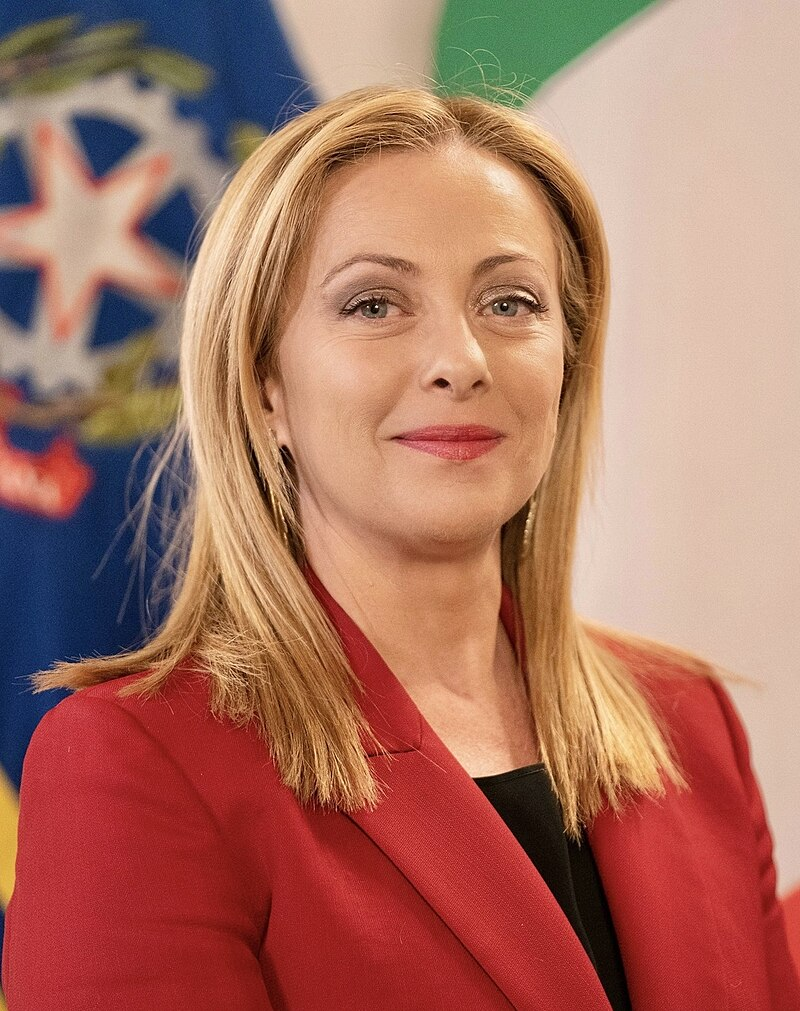
#> input picture pythonProject/meloni.jpg, 800 x 1011 px, given in place of the camera
$ python day.py
#> lines starting #> are read from the running program, lines starting #| are printed output that depends on the picture
import cv2
import numpy as np

framewidth = 640
frameheight = 480
cap = cv2.VideoCapture(0)
cap.set(3, framewidth)
cap.set(4, frameheight)
def empty(x):
    pass
cv2.namedWindow("parameters")
cv2.createTrackbar("threshold1","parameters",100,255,empty)
cv2.createTrackbar("threshold2","parameters",200,255,empty)

def get_contours(img_dilate,img_contours):
    contours,heirarchy=cv2.findContours(img_dilate,cv2.RETR_EXTERNAL,CV)
    for cnt in contours:
        area_min = cv2.contourArea(cnt)
        cv2.drawContours(img_contours, cnt, -1, (0, 255, 0), 3)
        peri = cv2.arcLength(cnt, True)
        approx = cv2.approxPolyDP(cnt, 0.02 * peri, True)
        x, y, w, h = cv2.boundingRect(approx)
        cv2.rectangle(img_contours, (x, y), (x + w, y + h), (255, 0, 255), 3)
        cv2.putText(img_contours, "Points" + str(len(approx)), (x, y), (x + w, y + h), cv2.FONT_HERSHEY_COMPLEX, 0.7,
              (255, 0, 255), 2, 0)
        cv2.putText(img_contours, 'Area:' + str(int(area_min)), (x + w + 45, y + h + 45), cv2.FONT_HERSHEY_COMPLEX, 0.7,
                    (0, 0, 255), 2, 0)


while True:
    ret, img = cap.read()
#> img is the input picture: shape (1011, 800, 3); mean B, G, R 98.5, 114.5, 169.8
    img_contours=img.copy()
    img_blur = cv2.GaussianBlur(img, (7, 7), 6)
    img_grey = cv2.cvtColor(img, cv2.COLOR_BGR2GRAY)
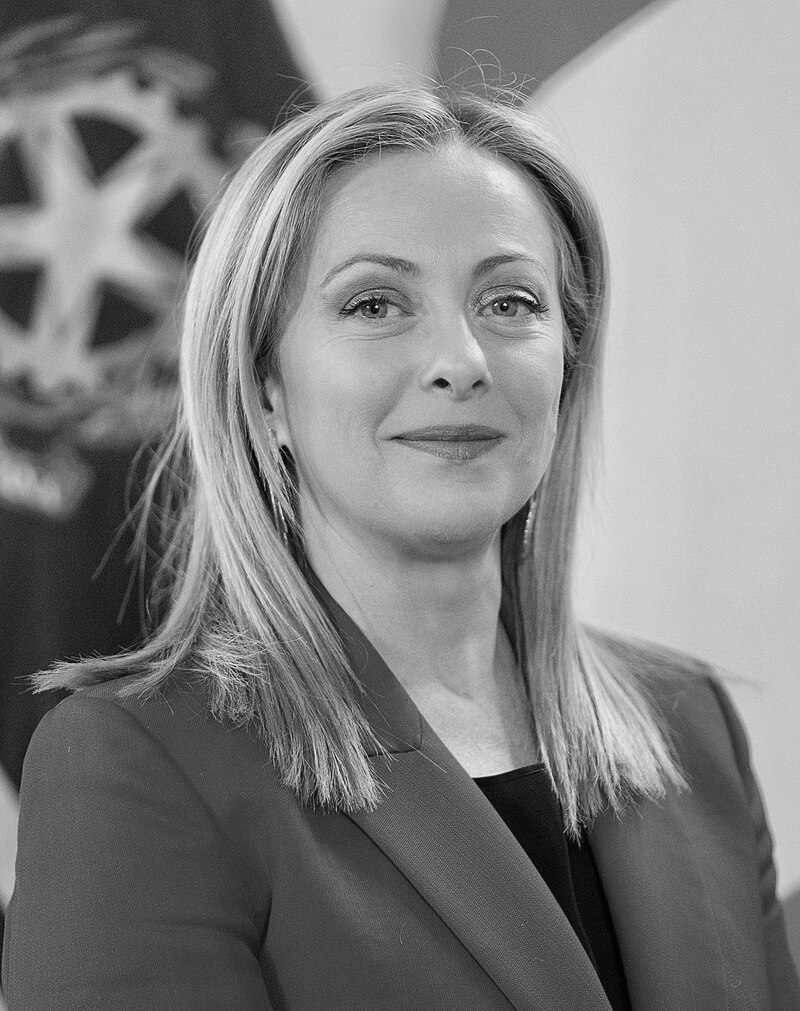
#> img_grey: shape (1011, 800); min 0, max 251, mean 129.2
    t1=cv2.getTrackbarPos("threshold1","parameters")
    t2 = cv2.getTrackbarPos("threshold2", "parameters")
    img_canny = cv2.Canny(img_grey, 100, 200)
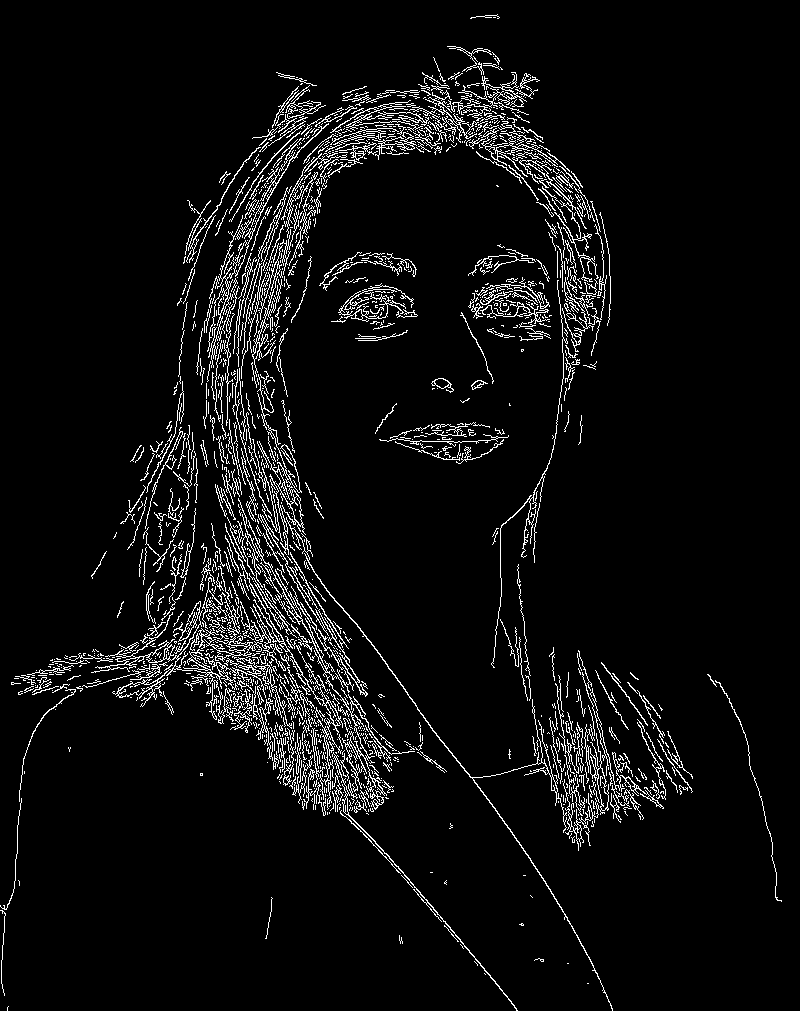
#> img_canny: shape (1011, 800); 5.6% white in thin lines or dots
    # cv2.imshow("Blur_Image", img_blur)
    # cv2.imshow("Image", img)
    # output = np.hstack([img, img_blur, img_grey])
    output = np.hstack([img_grey, img_canny])
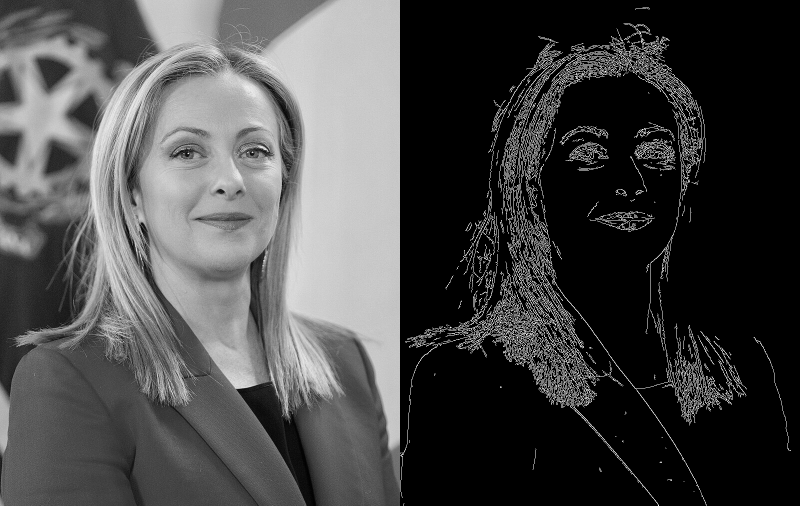
#> output: shape (1011, 1600) (shown at 1/2 size); min 0, max 255, mean 71.7
    cv2.imshow("Output", output)
    if cv2.waitKey(1) == ord("q"):
#> (key q is pressed here)
        break

cap.release()
cv2.destroyAllWindows()
